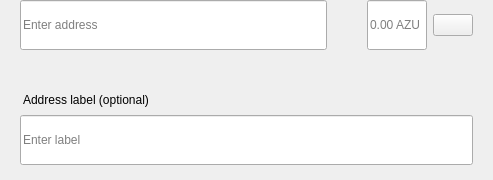
<?xml version="1.0" encoding="UTF-8"?>
<ui version="4.0">
 <class>SendMultiRow</class>
 <widget class="QWidget" name="SendMultiRow">
  <property name="geometry">
   <rect>
    <x>0</x>
    <y>0</y>
    <width>493</width>
    <height>180</height>
   </rect>
  </property>
  <property name="minimumSize">
   <size>
    <width>0</width>
    <height>0</height>
   </size>
  </property>
  <property name="maximumSize">
   <size>
    <width>16777215</width>
    <height>16777215</height>
   </size>
  </property>
  <property name="windowTitle">
   <string>Form</string>
  </property>
  <layout class="QVBoxLayout" name="verticalLayout_3">
   <property name="spacing">
    <number>0</number>
   </property>
   <property name="leftMargin">
    <number>0</number>
   </property>
   <property name="topMargin">
    <number>0</number>
   </property>
   <property name="rightMargin">
    <number>20</number>
   </property>
   <property name="bottomMargin">
    <number>5</number>
   </property>
   <item alignment="Qt::AlignTop">
    <widget class="QWidget" name="widget" native="true">
     <property name="sizePolicy">
      <sizepolicy hsizetype="Expanding" vsizetype="Maximum">
       <horstretch>0</horstretch>
       <verstretch>0</verstretch>
      </sizepolicy>
     </property>
     <property name="minimumSize">
      <size>
       <width>0</width>
       <height>60</height>
      </size>
     </property>
     <property name="maximumSize">
      <size>
       <width>16777215</width>
       <height>85</height>
      </size>
     </property>
     <layout class="QHBoxLayout" name="horizontalLayout" stretch="6,0,2">
      <property name="spacing">
       <number>0</number>
      </property>
      <property name="leftMargin">
       <number>8</number>
      </property>
      <property name="topMargin">
       <number>0</number>
      </property>
      <property name="rightMargin">
       <number>0</number>
      </property>
      <property name="bottomMargin">
       <number>0</number>
      </property>
      <item alignment="Qt::AlignTop">
       <widget class="QStackedWidget" name="stackedAddress">
        <property name="minimumSize">
         <size>
          <width>0</width>
          <height>50</height>
         </size>
        </property>
        <property name="maximumSize">
         <size>
          <width>16777215</width>
          <height>50</height>
         </size>
        </property>
        <widget class="QWidget" name="page_4">
         <property name="sizePolicy">
          <sizepolicy hsizetype="Expanding" vsizetype="Preferred">
           <horstretch>0</horstretch>
           <verstretch>0</verstretch>
          </sizepolicy>
         </property>
         <property name="minimumSize">
          <size>
           <width>0</width>
           <height>50</height>
          </size>
         </property>
         <property name="maximumSize">
          <size>
           <width>16777215</width>
           <height>55</height>
          </size>
         </property>
         <layout class="QVBoxLayout" name="verticalLayout_7">
          <property name="spacing">
           <number>0</number>
          </property>
          <property name="leftMargin">
           <number>12</number>
          </property>
          <property name="topMargin">
           <number>0</number>
          </property>
          <property name="rightMargin">
           <number>0</number>
          </property>
          <property name="bottomMargin">
           <number>0</number>
          </property>
          <item>
           <widget class="QLineEdit" name="lineEditAddress">
            <property name="minimumSize">
             <size>
              <width>0</width>
              <height>50</height>
             </size>
            </property>
            <property name="maximumSize">
             <size>
              <width>16777215</width>
              <height>50</height>
             </size>
            </property>
            <property name="placeholderText">
             <string>Enter address</string>
            </property>
           </widget>
          </item>
         </layout>
        </widget>
        <widget class="QWidget" name="page_3"/>
       </widget>
      </item>
      <item>
       <spacer name="horizontalSpacer_3">
        <property name="orientation">
         <enum>Qt::Horizontal</enum>
        </property>
        <property name="sizeType">
         <enum>QSizePolicy::Fixed</enum>
        </property>
        <property name="sizeHint" stdset="0">
         <size>
          <width>40</width>
          <height>20</height>
         </size>
        </property>
       </spacer>
      </item>
      <item>
       <layout class="QHBoxLayout" name="horizontalLayout_2">
        <property name="spacing">
         <number>6</number>
        </property>
        <item alignment="Qt::AlignTop">
         <widget class="QLineEdit" name="lineEditAmount">
          <property name="sizePolicy">
           <sizepolicy hsizetype="Expanding" vsizetype="Preferred">
            <horstretch>0</horstretch>
            <verstretch>0</verstretch>
           </sizepolicy>
          </property>
          <property name="minimumSize">
           <size>
            <width>0</width>
            <height>50</height>
           </size>
          </property>
          <property name="maximumSize">
           <size>
            <width>16777215</width>
            <height>50</height>
           </size>
          </property>
          <property name="maxLength">
           <number>17</number>
          </property>
          <property name="alignment">
           <set>Qt::AlignLeading|Qt::AlignLeft|Qt::AlignVCenter</set>
          </property>
          <property name="placeholderText">
           <string notr="true">0.00 AZU</string>
          </property>
         </widget>
        </item>
        <item>
         <layout class="QVBoxLayout" name="verticalLayout">
          <property name="topMargin">
           <number>14</number>
          </property>
          <property name="bottomMargin">
           <number>0</number>
          </property>
          <item alignment="Qt::AlignTop">
           <widget class="QPushButton" name="btnMenu">
            <property name="minimumSize">
             <size>
              <width>0</width>
              <height>0</height>
             </size>
            </property>
            <property name="maximumSize">
             <size>
              <width>16777215</width>
              <height>16777215</height>
             </size>
            </property>
            <property name="focusPolicy">
             <enum>Qt::NoFocus</enum>
            </property>
            <property name="text">
             <string/>
            </property>
           </widget>
          </item>
         </layout>
        </item>
       </layout>
      </item>
     </layout>
    </widget>
   </item>
   <item>
    <widget class="QWidget" name="layoutLabel" native="true">
     <property name="minimumSize">
      <size>
       <width>0</width>
       <height>0</height>
      </size>
     </property>
     <property name="maximumSize">
      <size>
       <width>16777215</width>
       <height>16777215</height>
      </size>
     </property>
     <layout class="QVBoxLayout" name="verticalLayout_9">
      <property name="spacing">
       <number>6</number>
      </property>
      <property name="leftMargin">
       <number>20</number>
      </property>
      <property name="topMargin">
       <number>0</number>
      </property>
      <property name="rightMargin">
       <number>0</number>
      </property>
      <property name="bottomMargin">
       <number>10</number>
      </property>
      <item>
       <spacer name="verticalSpacer">
        <property name="orientation">
         <enum>Qt::Vertical</enum>
        </property>
        <property name="sizeType">
         <enum>QSizePolicy::Fixed</enum>
        </property>
        <property name="sizeHint" stdset="0">
         <size>
          <width>20</width>
          <height>20</height>
         </size>
        </property>
       </spacer>
      </item>
      <item>
       <widget class="QLabel" name="labelSubtitleDescription">
        <property name="styleSheet">
         <string notr="true">margin-bottom:2px;
margin-left:0.05px;
padding:0px;</string>
        </property>
        <property name="text">
         <string>Address label (optional)</string>
        </property>
       </widget>
      </item>
      <item>
       <widget class="QLineEdit" name="lineEditDescription">
        <property name="minimumSize">
         <size>
          <width>0</width>
          <height>50</height>
         </size>
        </property>
        <property name="maximumSize">
         <size>
          <width>16777215</width>
          <height>50</height>
         </size>
        </property>
        <property name="placeholderText">
         <string>Enter label</string>
        </property>
       </widget>
      </item>
     </layout>
    </widget>
   </item>
  </layout>
 </widget>
 <resources/>
 <connections/>
</ui>
